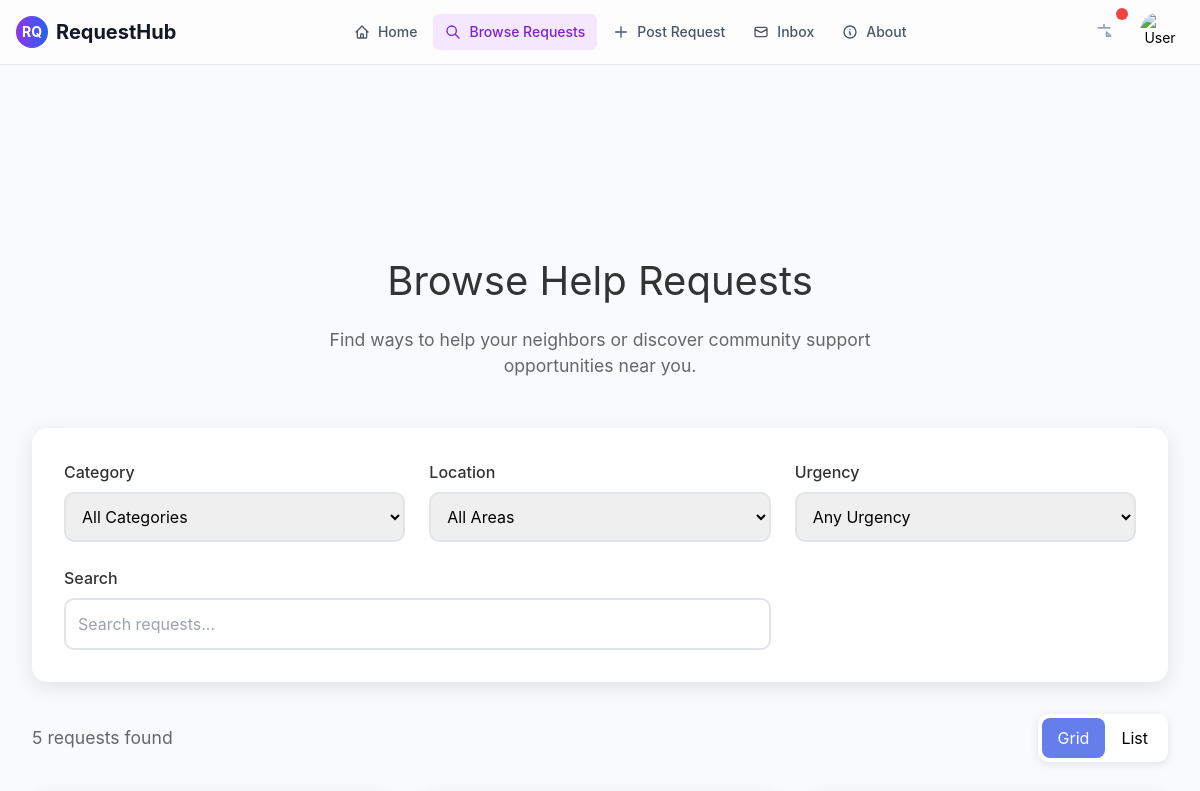
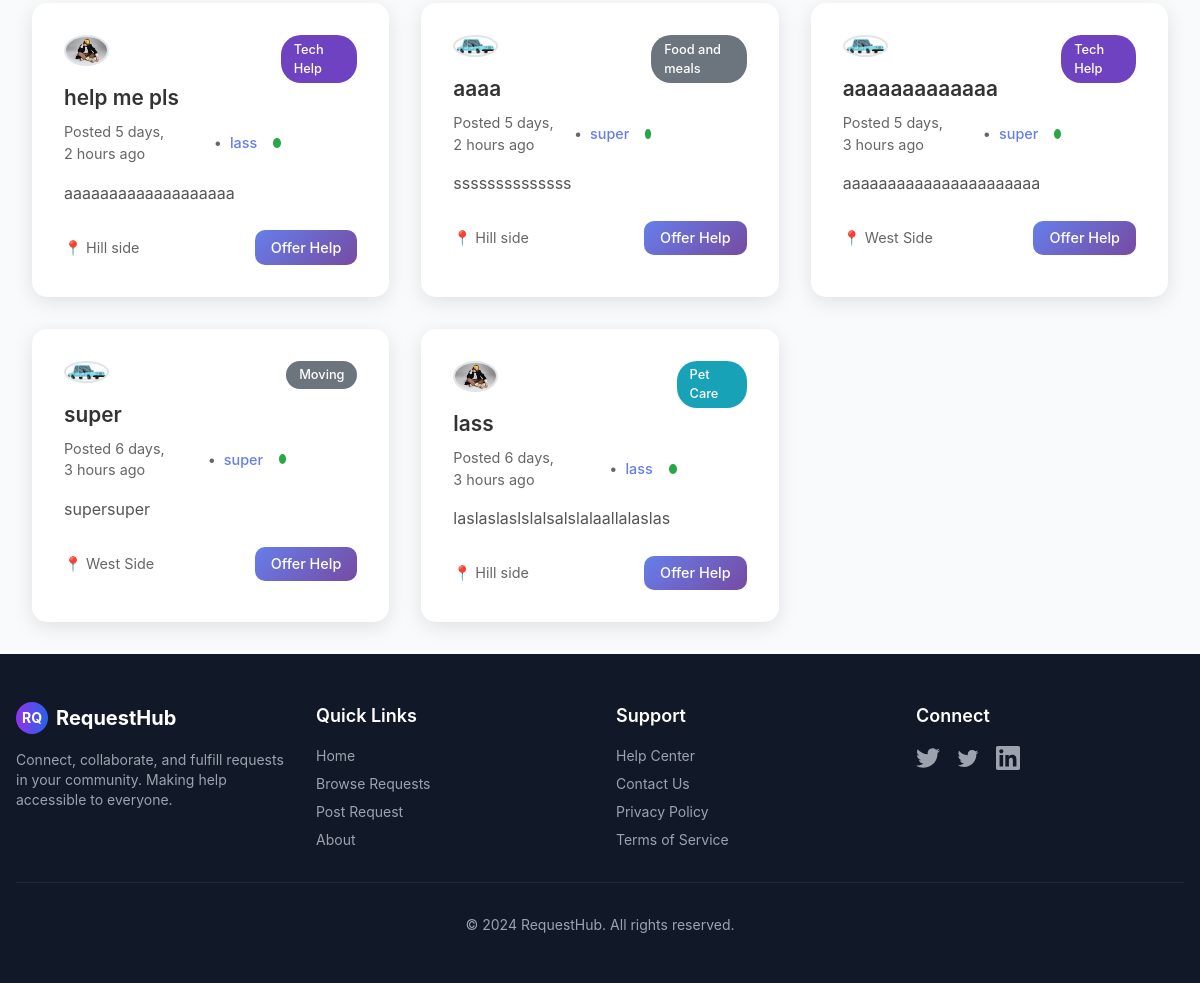
The app's page /requests/, older data (2 pictures, top to bottom).
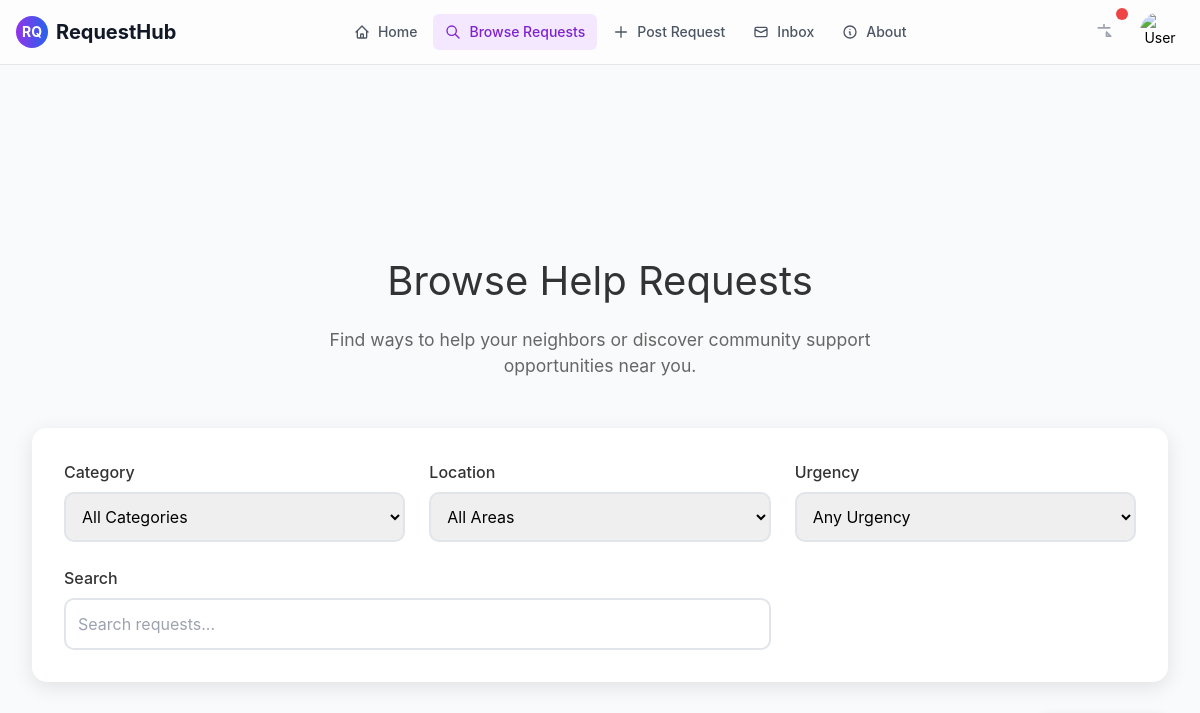
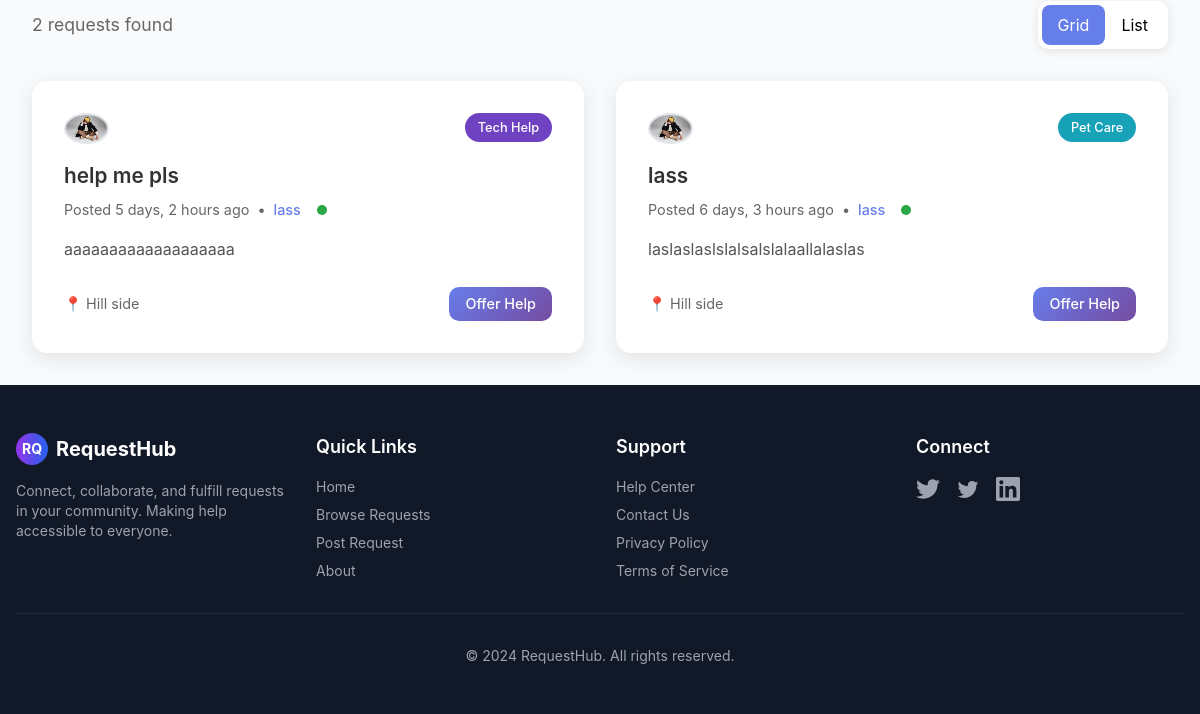
The same page, newer data (2 pictures, top to bottom).
### aid/models.py (models this page shows, shortened)
class Request(models.Model):
    STATUS_CHOICES = [
        ('open', 'Open'),
        ('in_progress', 'In Progress'),
        ('completed', 'Completed'),
        ('cancelled', 'Cancelled'),
    ]
    URGENCY_CHOICES = [
        ('low', 'Low'),
        ('medium', 'Medium'),
        ('high', 'High'),
    ]
    title = models.CharField(max_length=200)
    category = ForeignKey('Category', on_delete=models.CASCADE)
    location = ForeignKey('aid.Location', on_delete=models.CASCADE)
    description = models.TextField()
    urgency_level = models.CharField(max_length=50, choices=URGENCY_CHOICES, default='medium')
    preferred_time = models.CharField(max_length=50, blank=True, null=True)
    estimated_duration = models.CharField(max_length=50, blank=True, null=True)
    skills = models.CharField(max_length=50, blank=True, null=True)
    offer = models.TextField(blank=True, null=True)
    photo = models.URLField(blank=True, null=True)
    author = models.ForeignKey(settings.AUTH_USER_MODEL, on_delete=models.CASCADE)
    time_posted = models.DateTimeField(auto_now_add=True)
    status = models.CharField(max_length=20, choices=STATUS_CHOICES, default='open')

class Category(models.Model):
    name = models.CharField(max_length=100)
    slug = models.SlugField(unique=True)

class Location(models.Model):
    name = models.CharField(max_length=100)
    slug = models.SlugField(unique=True)

### user/models.py (models this page shows, shortened)
class UserProfile(models.Model):
    user = models.OneToOneField(User, on_delete=models.CASCADE, primary_key=True)
    location = models.CharField(max_length=100, blank=True, null=True)
    phone_number = models.CharField(max_length=15, blank=True, null=True)
    profile_picture = models.ImageField(upload_to='profile_pictures/', blank=True, null=True)

### aid/views.py (the view)
# urls.py: path("requests/", requests_list, name="requests"),
def requests_list(request):
    requests = Request.objects.all().order_by('-time_posted')
    paginator = Paginator(requests, 6)  # 6 requests per page
    page_number = request.GET.get('page')
    page_obj = paginator.get_page(page_number)
    return render(request, 'aid/requests.html', {'page_obj': page_obj})

### aid/templates/aid/requests.html (shortened to what this page needs)
{% extends "aid/base.html" %}
{% load static %}
{% block content %}
<main class="main-content">
  <div class="container">
    <div class="page-header">
      <h1>Browse Help Requests</h1>
      <p>
        Find ways to help your neighbors or discover community support
        opportunities near you.
      </p>
    </div>
    <div class="filters-section">
      <div class="filters-grid">
        <div class="filter-group">
          <label for="category">Category</label>
          <select id="category">
            <option value="">All Categories</option>
          </select>
        </div>
        <div class="filter-group">
          <label for="location">Location</label>
          <select id="location">
            <option value="">All Areas</option>
          </select>
        </div>
        <div class="filter-group">
          <label for="urgency">Urgency</label>
          <select id="urgency">
            <option value="">Any Urgency</option>
          </select>
        </div>
        <div class="filter-group search-input">
          <label for="search">Search</label>
          <input type="text" id="search" placeholder="Search requests..." />
        </div>
      </div>
    </div>
    <div class="results-header">
      <div class="results-count">
        <span id="results-count">{{ page_obj.paginator.count }}</span> requests found
      </div>
      <div class="view-toggle">
        <button class="active" data-view="grid">Grid</button>
        <button data-view="list">List</button>
      </div>
    </div>
    <div class="requests-grid" id="requests-container">
      {% for request in page_obj %}
      <div
        class="request-card"
        data-category="{{ request.category.name|lower }}"
        data-location="{{ request.location.name|lower }}"
        data-urgency="{{ request.urgency_level|lower }}"
      >
        <div class="request-header">
          <div>
            <div class="responder-avatar">
              {% if request.author.userprofile.profile_picture %}
                <img src="{{ request.author.userprofile.profile_picture.url }}"
                     alt="{{ request.author }}"
                     class="profilepic"
                     height="45"
                     width="45">
              {% endif %}
            </div>
            <div class="request-title">{{ request.title }}</div>
            <div class="request-meta">
              <span>Posted {{ request.time_posted|timesince }} ago</span>
              <span>•</span>
              <a href="{% url 'user:profile_view' request.author  %}" class="author-link">{{ request.author }}</a>
              <div class="urgency-indicator urgency-{{ request.urgency_level|lower }}"></div>
            </div>
          </div>
          <div class="request-type
            {% if request.category.name == 'Errands & Shopping' %}errands
            {% elif request.category.name == 'Moving & Transportation' %}moving
            {% elif request.category.name == 'Pet Care' %}pet-care
            {% elif request.category.name == 'Tech Help' %}tech
            {% elif request.category.name == 'Food & Meals' %}food
            {% else %}other{% endif %}">
            {{ request.category.name }}
          </div>
        </div>
        <div class="request-description">{{ request.description|truncatewords:25 }}</div>
        <div class="request-footer">
          <div class="request-location">📍 {{ request.location.name }}</div>
          <a
            href="{% url 'aid:request_detail' request.id %}"
            class="btn btn-primary btn-small"
            >Offer Help</a
          >
        </div>
      </div>
      {% empty %}
      <div class="no-results">
        <h3>No requests found.</h3>
        <p>Try adjusting your filters or search terms.</p>
      </div>
      {% endfor %}
    </div>
  </div>
</main>
{% endblock %}

Row changes from the older to the newer data that the page shows:
removed Request: author.userprofile.profile_picture (picture), title "aaaa", time_posted "5 days, 2 hours", author "super", category.name "Food and meals", description "ssssssssssssss", location.name "Hill side"
removed Request: author.userprofile.profile_picture (picture), title "aaaaaaaaaaaaa", time_posted "5 days, 3 hours", author "super", category.name "Tech Help", description "aaaaaaaaaaaaaaaaaaaaaa", location.name "West Side"
removed Request: author.userprofile.profile_picture (picture), title "super", time_posted "6 days, 3 hours", author "super", category.name "Moving", description "supersuper", location.name "West Side"
Text that changed along with them:
{{ page_obj.paginator.count }}: "5" → "2"
